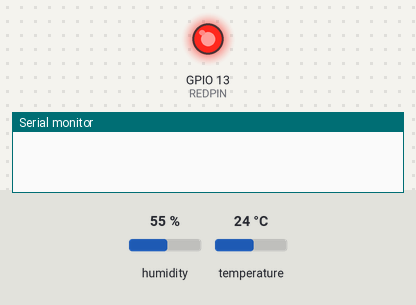
A sketch run on a simulated ESP8266 (NodeMCU). On the bench: output pins drawn as LEDs (lit = HIGH), the last lines printed to the serial monitor. The inputs (shaded band) are chosen by the test bench; at power-on: humidity 55 %, temperature 24 °C. WiFi joins after 1.5 s; servers stay silent unless stated; uploads are accepted with an empty reply.

Above: at 0.1 s.
At 1.6 s:
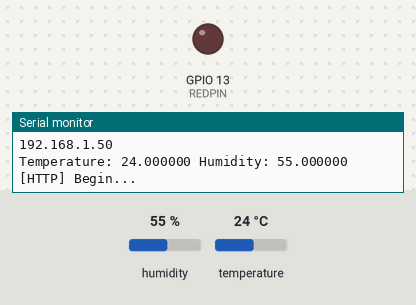
Timing chart, 0 to 3.1 s (numbered marks = the images above):
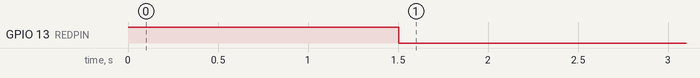

The sketch:

temperature-humidity-sensor.ino
```cpp
#include <DNSServer.h>
#include <ESP8266HTTPClient.h>
#include <ESP8266WebServer.h>
#include <ESP8266WiFi.h>
#include <WiFiManager.h> // WiFi Setup
#include "DHT.h"

// Define DHT pin
#define DHTPIN 14 // D5 on board
#define DHTTYPE DHT22
DHT dht(DHTPIN, DHTTYPE);

// Define LED pin
#define REDPIN 13 // D7 on board

// Define HTTP Client
HTTPClient http;

void setup() {
  Serial.begin(115200);

  pinMode(REDPIN, OUTPUT);

  digitalWrite(REDPIN, HIGH); // turn on LED

  // Put ESP8266 in server mode and allow user to communicate with board
  // over WiFi and select the network of his/her choice to connect
  WiFiManager wifiManager;
  // wifiManager.resetSettings(); // For testing only
  wifiManager.autoConnect("KURULUM");

  Serial.println("");
  Serial.println("WiFi connected");
  Serial.println("IP address: ");
  Serial.println(WiFi.localIP());

  digitalWrite(REDPIN, LOW); // turn off LED

  // Start DHT sensor
  dht.begin();
}

void loop() {
  float temperature = dht.readTemperature();
  float humidity = dht.readHumidity();
  Serial.printf("Temperature: %f Humidity: %f\n", temperature, humidity);

  if (!isnan(temperature) && !isnan(humidity)) {
    digitalWrite(REDPIN, LOW); // reset LED

    // Make HTTP request
    Serial.println("[HTTP] Begin...");
    String requestUri = String("/api/v1/sensor_data?temperature=") + String(temperature) + String("&humidity=") + String(humidity);
    http.begin("akozcan.herokuapp.com", 80, requestUri);
    int http_code = http.POST("");
    Serial.printf("[HTTP] POST... code: %d\n", http_code);
    http.end();

    // Evaluate HTTP response
    if(http_code == 200 || http_code == 201) {
      delay(300000); // 5 minutes
    } else {
      Serial.printf("[HTTP] POST... failed, error: %s\n", http.errorToString(http_code).c_str());
    }
  } else {
    digitalWrite(REDPIN, HIGH); // turn on LED to indicate the problem
  }

}
```
